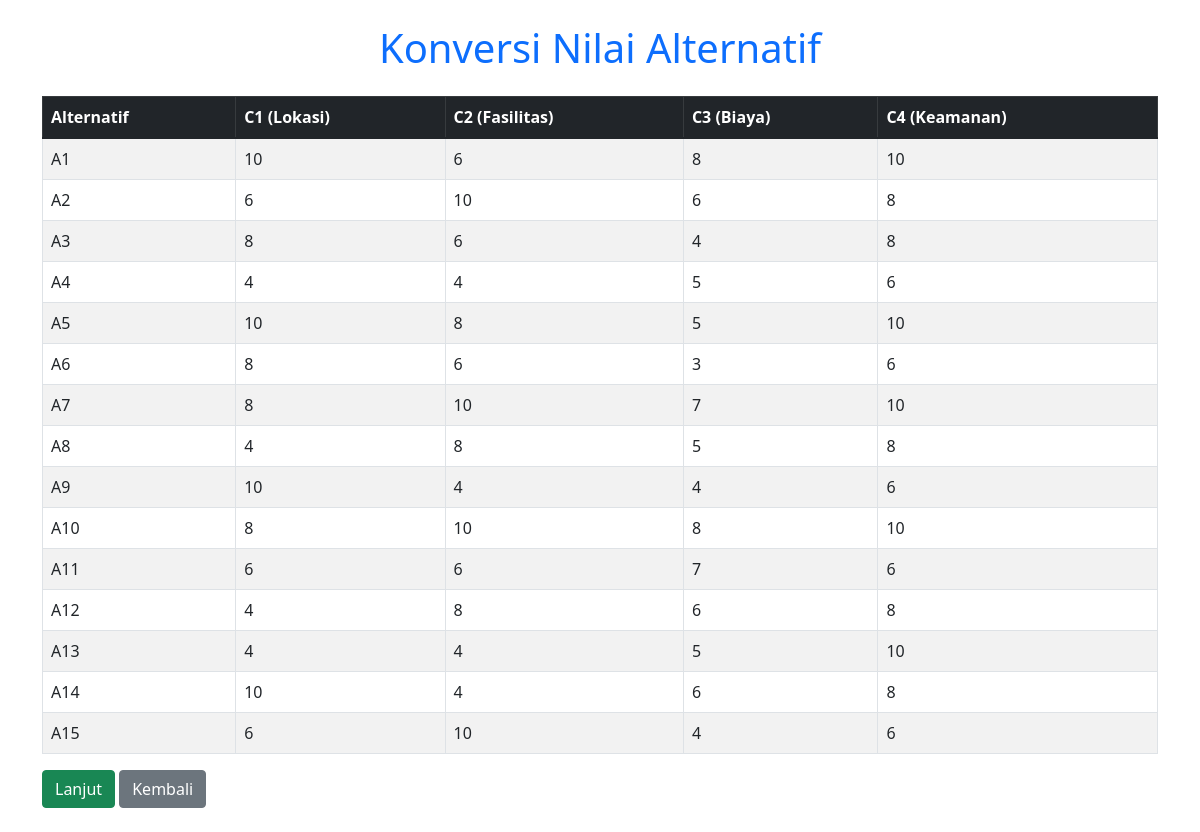
The page /Data/Data_Konversi.php on the database its author committed.
### tables this page shows
CREATE TABLE `kriteria_nilai` (
  `id_kriteria_nilai` int(11) NOT NULL,
  `id_kriteria` int(11) NOT NULL,
  `kinerja` varchar(100) NOT NULL,
  `nilai_kriteria` int(11) NOT NULL
);

### Data/Data_Konversi.php (the view, shortened to what this page needs)
<?php
require_once '../Config.php';
$sql_wisata = "SELECT * FROM wisata";
$result_wisata = mysqli_query($conn, $sql_wisata);
$sql_kriteria_nilai = "SELECT * FROM kriteria_nilai";
$result_kriteria_nilai = mysqli_query($conn, $sql_kriteria_nilai);
$kriteria_nilai_map = [];
while ($row = mysqli_fetch_assoc($result_kriteria_nilai)) {
    $kriteria_nilai_map[$row['id_kriteria']][$row['kinerja']] = $row['nilai_kriteria'];
}
$alternatives = [];
while ($row = mysqli_fetch_assoc($result_wisata)) {
    $alternatives[] = [
        'alternatif' => 'A' . $row['id_wisata'],
        'C1' => isset($kriteria_nilai_map[1][$row['lokasi']]) ? $kriteria_nilai_map[1][$row['lokasi']] : 0,
        'C2' => isset($kriteria_nilai_map[2][$row['fasilitas']]) ? $kriteria_nilai_map[2][$row['fasilitas']] : 0,
        'C3' => $row['biaya'] / 1000,
        'C4' => isset($kriteria_nilai_map[4][$row['keamanan']]) ? $kriteria_nilai_map[4][$row['keamanan']] : 0
    ];
}
?>
<!DOCTYPE html>
<html lang="en">
<head>
    <link href="https://cdn.jsdelivr.net/npm/bootstrap@5.1.3/dist/css/bootstrap.min.css" rel="stylesheet">
</head>
<body class="container py-4">
    <h1 class="text-center text-primary mb-4">Konversi Nilai Alternatif</h1>
    <table class="table table-bordered table-striped">
        <thead class="table-dark">
            <tr>
                <th>Alternatif</th>
                <th>C1 (Lokasi)</th>
                <th>C2 (Fasilitas)</th>
                <th>C3 (Biaya)</th>
                <th>C4 (Keamanan)</th>
            </tr>
        </thead>
        <tbody>
            <?php foreach ($alternatives as $alt): ?>
                <tr>
                    <td><?= htmlspecialchars($alt['alternatif']) ?></td>
                    <td><?= htmlspecialchars($alt['C1']) ?></td>
                    <td><?= htmlspecialchars($alt['C2']) ?></td>
                    <td><?= htmlspecialchars($alt['C3']) ?></td>
                    <td><?= htmlspecialchars($alt['C4']) ?></td>
                </tr>
            <?php endforeach; ?>
        </tbody>
    </table>
    <a href="Data_Normalisasi.php" class="btn btn-success">Lanjut</a>
    <a href="../index.php" class="btn btn-secondary">Kembali</a>
</body>
</html>

### rows shown on the page
kriteria_nilai: alternatif "A2", id_kriteria_nilai "6", C2 "10", nilai_kriteria "8"
kriteria_nilai: alternatif "A4", id_kriteria "4", C3 "5", nilai_kriteria "6", alternatif "A15", C2 "10"
kriteria_nilai: alternatif "A5", nilai_kriteria "10", C2 "8", id_kriteria_nilai "5"
kriteria_nilai: alternatif "A11", nilai_kriteria "6", id_kriteria_nilai "7"
kriteria_nilai: alternatif "A13", id_kriteria "4", C3 "5", nilai_kriteria "10"

### other values the page prints
$alt['alternatif'] "A1"
$alt['C1'] "10"
$alt['C2'] "6"
$alt['C3'] "8"
$alt['C4'] "10"
$alt['alternatif'] "A3"
$alt['C1'] "8"
$alt['C3'] "4"
$alt['C4'] "8"
$alt['alternatif'] "A6"
$alt['C3'] "3"
$alt['C4'] "6"
$alt['alternatif'] "A7"
$alt['C2'] "10"
$alt['C3'] "7"
